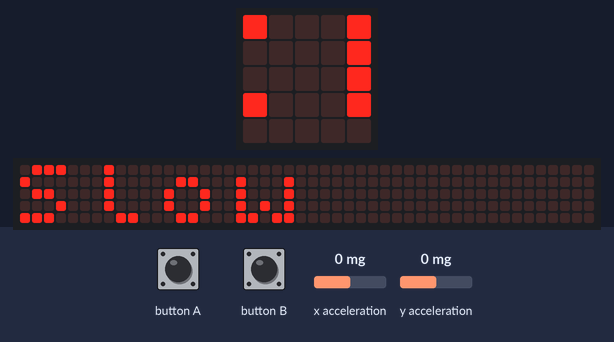
The program below on a simulated BBC micro:bit (MakeCode). Parts: the board's 5×5 LED display, a strip that is not on the board, showing the scrolling text unrolled. The test bench sets the inputs (shaded band); at power-on: x acceleration 0 mg, y acceleration 0 mg. The 48×5 strip is a reading aid, not a part: it shows the text the display is scrolling, unrolled, one strip-width of it at a time.

Above: at 1.27 s.
1.3 s: x acceleration set to 750 mg
At 4.64 s:
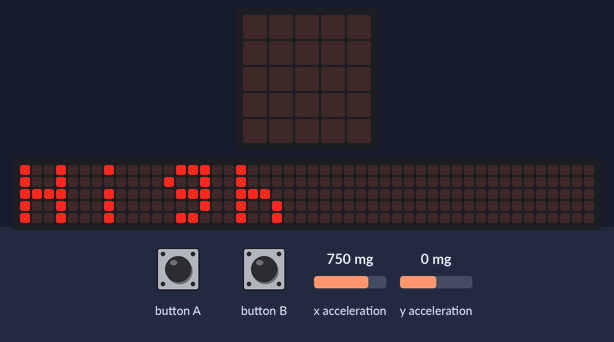
At 5.09 s:
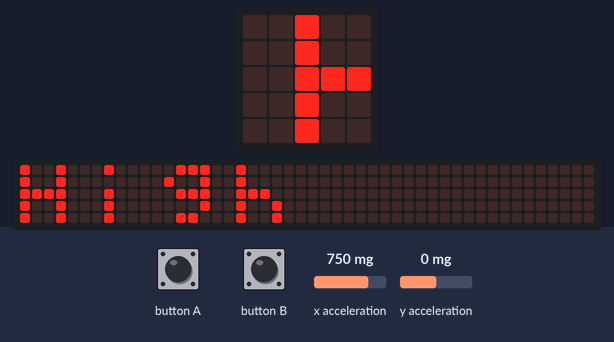
6.3 s: button A pressed for 3.2 s
At 9.34 s:
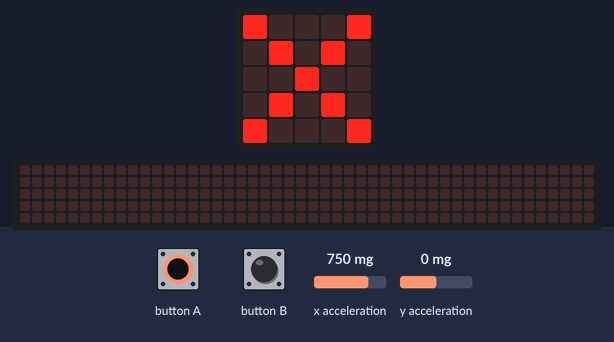
10.1 s: x acceleration set to -1440 mg
11.6 s: button B pressed for 3.2 s
At 14.31 s:
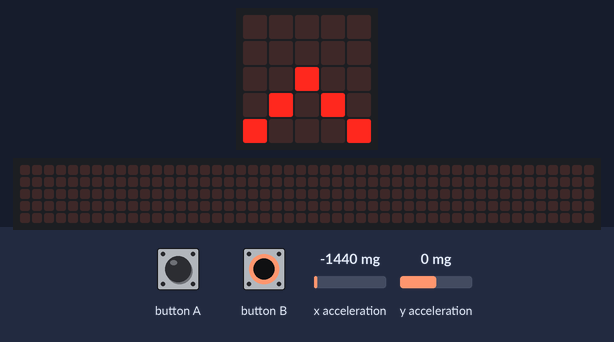

The program:

main.ts
```typescript
basic.forever(function () {
    led.plot(2, 2)
    if (input.isGesture(Gesture.Shake)) {
        basic.showIcon(IconNames.Heart)
    }
    else if (input.buttonIsPressed(Button.A)) {

        basic.showLeds(`
    # . . . #
    . # . # .
    . . # . .
    . # . # .
    # . . . #
`)

    }
    else if (input.buttonIsPressed(Button.B)){

        basic.showLeds(`
    . . . . .
    . . . . .
    . . # . .
    . # . # .
    # . . . #
`)


    }


        let x = input.acceleration(Dimension.X)
        let y = input.acceleration(Dimension.Y)
        basic.clearScreen()

        if (x > 300 || y > 300) {
            basic.showString("High")

        } else if (x < 300) {
            led.plot(0, 2)
            led.plot(1, 2)
            basic.showString("Slow")
        } else {

            basic.showString("unknown")
        }

        basic.pause(50)


})
```

test.ts
```typescript
// tests go here; this will not be compiled when this package is used as an extension.
```

Measured:
- after the input at 1.3 s, the display: first differs from a run without the input after 3.3 s (image 1)
- after the input at 6.3 s, the display: first differs from a run without the input after 2.8 s (image 3)
- after the input at 11.6 s, the display: first differs from a run without the input after 2.5 s (image 4)
- what the display in image 4 shows lasts 0.4 s, from 14.1 s to 14.5 s
